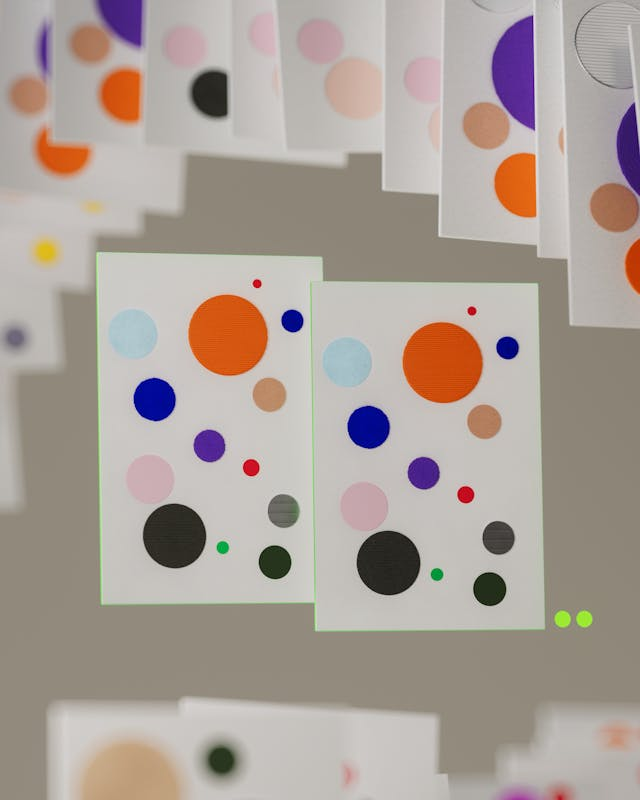
//> input picture 10-blob-colore/image.png, 640 x 800 px, given in place of the camera
$ ./main   (built with g++ and OpenCV 4)
//> lines starting //> are read from the running program, lines starting //| are printed output that depends on the picture; after the words box and inside, x2 and y2 are one past the last pixel; in counts of white or black regions, pixels touching at a corner belong together
#include "opencv2/opencv.hpp"
#include "iostream"
#include "thread"
#include <stdlib.h>

std::vector<cv::KeyPoint> blob_finder(cv::Mat &frame);
void negateFrame(cv::Mat &original, cv::Mat &destiniation);

// void change_parameter();
// int analize_webcam();

int areaMinima = 50;  //[px]
int kernel_size = 3;  //[px]
int circolarita = 60; //[%]
int convessita = 20;  //[%]
int inertia = 1;      //[%]

const int MAX_AREA_MINIMA = 1000; //[px]
const int MAX_CIRCOLARITA = 100;  //[%]
const int MAX_CONVESSITA = 100;   //[%]
const int MAX_INERTIA = 100;      //[%]


int hmin = 0 , smin = 0, vmin = 0;
int hmax = 179 , smax = 255 , vmax = 255;


int main()
{
    // Definizione nomi delle window

    std::string win_plot = "blob finder", win_bar = "Trackbar" , win_hsv = "HSV";
    // Apertura fotocamera
    cv::VideoCapture vc = cv::VideoCapture(0);

    if (!vc.isOpened())
    {
        return -1;
    }

    // Dichiarazine delle immagini che useremo
    cv::Mat frame, imgHSV , mask , gray;

    // Window per i plot
    cv::namedWindow(win_plot);

    // Window per le trackbar
    cv::namedWindow(win_bar);

    cv::createTrackbar("Area Minima", win_bar, &areaMinima, MAX_AREA_MINIMA);
    cv::createTrackbar("Cricolarità", win_bar, &circolarita, MAX_CIRCOLARITA);
    cv::createTrackbar("Convessità", win_bar, &convessita, MAX_CONVESSITA);
    cv::createTrackbar("Inertia", win_bar, &inertia, MAX_INERTIA);


    cv::namedWindow(win_hsv);

    cv::createTrackbar("Hue min" , win_hsv , &hmin , 179);
//> slider 'Hue min' is set to 35
    cv::createTrackbar("Hue max" , win_hsv , &hmax , 179);
    cv::createTrackbar("Sat min" , win_hsv , &smin , 255);
//> slider 'Sat min' is set to 51
    cv::createTrackbar("Sat max" , win_hsv , &smax , 255);
    cv::createTrackbar("Val min" , win_hsv , &vmin , 255);
//> slider 'Val min' is set to 51
    cv::createTrackbar("Val max" , win_hsv , &vmax , 255);
    cv::createTrackbar("Kernel Size" , win_hsv , &kernel_size , 20);


    while (true)
    {
        // lettora del frame
        vc.read(frame);
//> frame is the input picture: 800 rows x 640 cols, CV_8UC3; mean B, G, R 153.4, 160.6, 171.5

        // prerpocessing: cambio colore e aggiunta blur
        cv::cvtColor(frame, imgHSV, cv::COLOR_BGR2HSV);
//> imgHSV: 800 rows x 640 cols, CV_8UC3; mean H, S, V 28.1, 36.4, 174.2
        cv::cvtColor(frame, gray, cv::COLOR_BGR2GRAY);
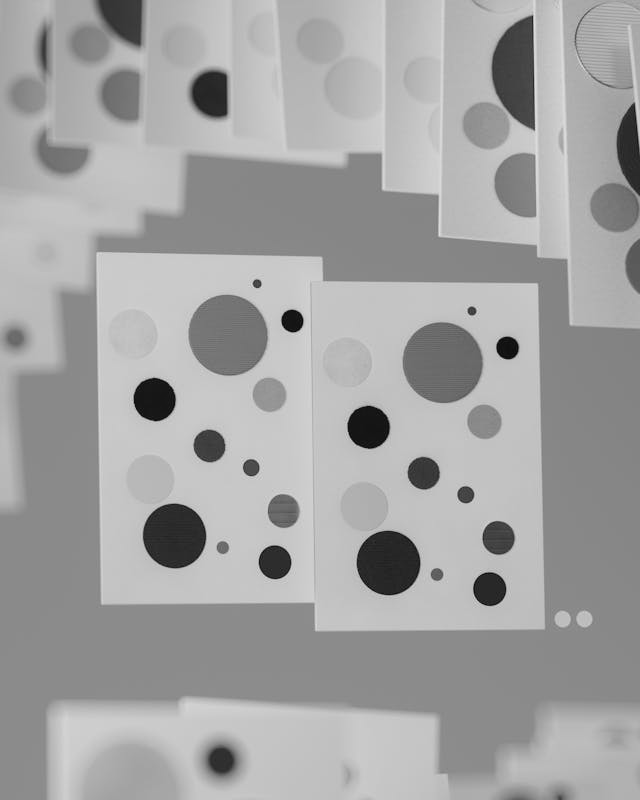
//> gray: 800 rows x 640 cols, CV_8UC1; min 6, max 226, mean 163.1

        // cv::medianBlur(gray_scale_neg, gray_scale_neg, kernel_size);


        cv::Scalar lower(hmin, smin , vmin);
        cv::Scalar upper(hmax, smax , vmax);

        cv::inRange(imgHSV , lower , upper , mask);
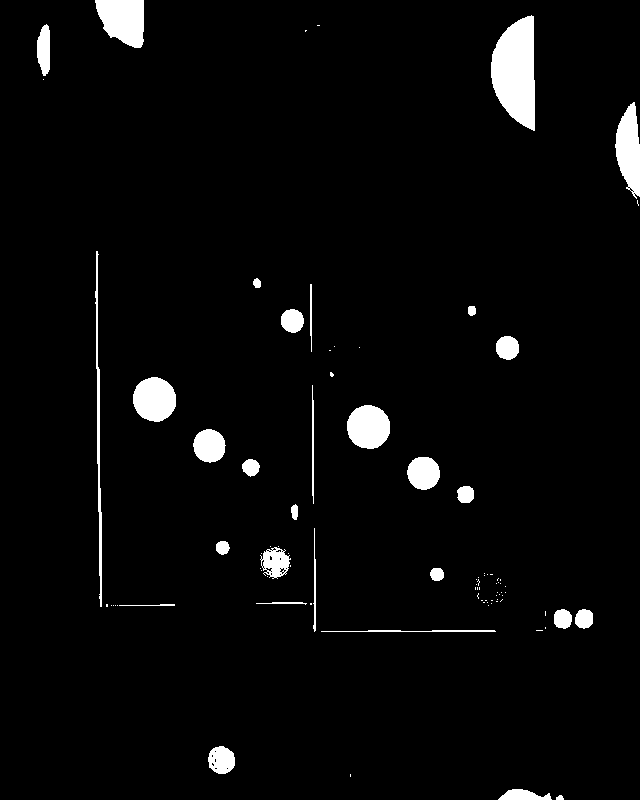
//> mask: 800 rows x 640 cols, CV_8UC1; 3.6% white; 90 white regions (60 under 20 px), largest, box (x1, y1, x2, y2) and area: (491, 15, 535, 131) 3737, (95, 0, 144, 48) 1801, (615, 102, 640, 199) 1624

        cv::medianBlur(mask , mask , 2*kernel_size+1);
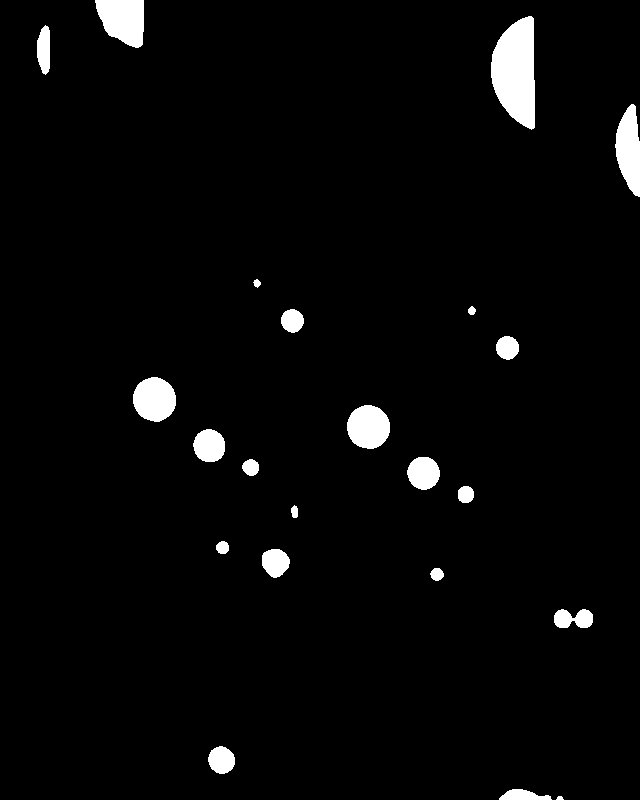
//> mask: 800 rows x 640 cols, CV_8UC1; 3.2% white; 22 white regions, largest, box (x1, y1, x2, y2) and area: (491, 16, 535, 130) 3722, (95, 0, 144, 48) 1790, (615, 104, 640, 197) 1610
        cv::medianBlur(gray , gray , 2*kernel_size+1);
        // cv::GaussianBlur(mask , mask , cv::Size(kernel_size*2+1,kernel_size*2+1) , 2 , 2);

        cv::Mat mask_neg;
        negateFrame(mask, mask_neg);

        // blob finder
        std::vector<cv::KeyPoint> blob = blob_finder(mask_neg);
        // std::vector<cv::KeyPoint> blob_neg = blob_finder(gray_scale_neg);

        // disegno i blob trovati
        cv::drawKeypoints(frame, blob, frame, cv::Scalar(0, 0, 255), cv::DrawMatchesFlags::DRAW_RICH_KEYPOINTS);
        // cv::drawKeypoints(frame, blob_neg, frame, cv::Scalar(255, 0, 0), cv::DrawMatchesFlags::DRAW_RICH_KEYPOINTS);


        std::vector<cv::Vec3f> circles;
        cv::HoughCircles(gray, circles, cv::HOUGH_GRADIENT, 1,
                 gray.rows/16,  // change this value to detect circles with different distances to each other
                 100, 30, 1, 100 // change the last two parameters
            // (min_radius & max_radius) to detect larger circles
        );

        for( size_t i = 0; i < circles.size(); i++ )
        {
            cv::Vec3i c = circles[i];
            cv::Point center = cv::Point(c[0], c[1]);
            // circle center
            circle( gray, center, 1, cv::Scalar(0,100,100), 5, cv::LINE_AA);
            // circle outline
            int radius = c[2];
            circle( gray, center, radius, cv::Scalar(255,0,255), 5, cv::LINE_AA);
        }


        // show dell'immagine
        cv::imshow("HSV immagie" , mask);
        cv::imshow(win_plot, frame);
        cv::waitKey(10);
    }
}

std::vector<cv::KeyPoint> blob_finder(cv::Mat &frame)
{
    // Set up parameters
    cv::SimpleBlobDetector::Params params;
    params.minThreshold = 10;
    params.maxThreshold = 200;
    params.filterByArea = true;
    params.minArea = areaMinima;
    params.filterByCircularity = true;
    params.minCircularity = circolarita / 100;
    params.filterByConvexity = true;
    params.minConvexity = convessita / 100;
    params.filterByInertia = true;
    params.minInertiaRatio = inertia / 100;

    // Create detector and detect blobs
    cv::Ptr<cv::SimpleBlobDetector> detector = cv::SimpleBlobDetector::create(params);
    std::vector<cv::KeyPoint> keypoints;
    detector->detect(frame, keypoints);
    return keypoints;
}

void negateFrame(cv::Mat &original, cv::Mat &destiniation)
{
    destiniation = 255 - original;
//> (the run ends here: the program stops with an error, at `cv::Ptr<cv::SimpleBlobDetector> detector = cv::SimpleBlobDetector::cre..`)
